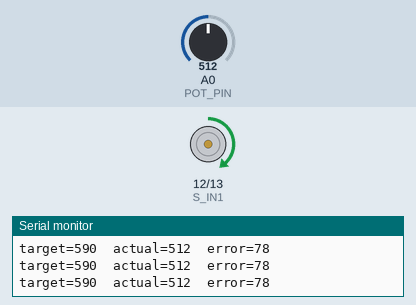
Bench run of a sketch on a simulated Arduino Uno, built with avr-gcc and run on an emulated ATmega328P. Parts: motor-driver pin pairs drawn as motors (green arrow = first pin HIGH = forward, orange = second pin HIGH = backward, longer = more drive, scaled by the enable pin), the last lines printed to the serial monitor. The test bench sets the inputs (shaded band); at power-on: A0 (POT_PIN) = 512.

Above: at 1.2 s.
1.3 s: A0 (POT_PIN) set to 533
At 3.4 s:
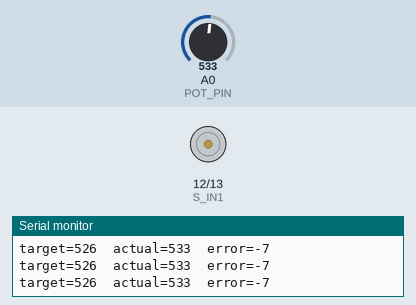
4.0 s: A0 (POT_PIN) set to 568
At 5.9 s:
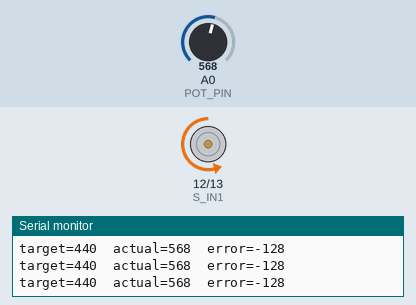
6.5 s: A0 (POT_PIN) set to 1023
At 7.6 s:
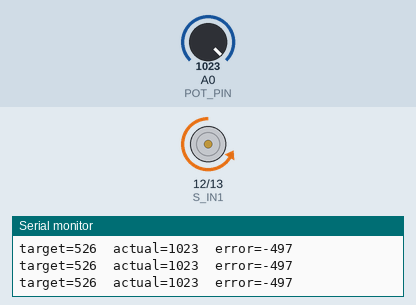
8.0 s: A0 (POT_PIN) set to 511
At 10.8 s:
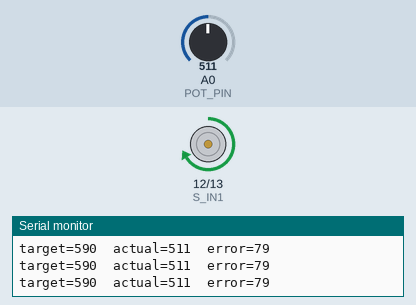
11.0 s: A0 (POT_PIN) set to 482
At 12.2 s:
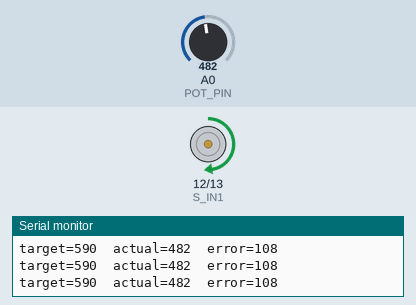
14.0 s: A0 (POT_PIN) set to 451
At 15.9 s:
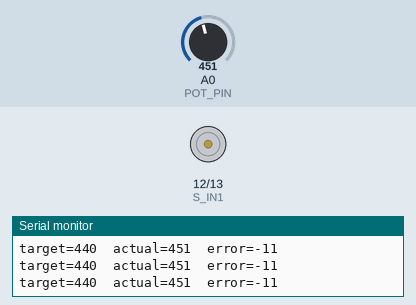
Timing chart, 0 to 17.4 s (numbered marks = the images above; inputs shaded):
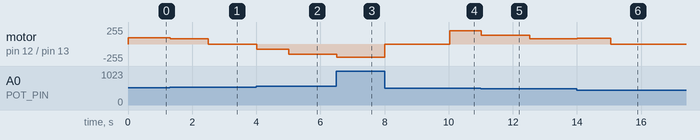

The sketch:

steering_sweep.ino
```cpp
// ===================================================
//  스티어링 반복 이동 : 좌 → 중립 → 우 → 중립 → (반복)
//  - 퍼텐셜미터(A0) 피드백으로 각 목표까지 P 제어 이동
//  - 각 목표에 일정 시간 머문 뒤 다음 목표로 전환
//  - 시리얼 명령 없음. 아두이노 단독.
//
//  캘리브레이션 측정값:
//    좌 최대 602 / 중립 526 / 우 최대 424 (오른쪽일수록 값 작아짐)
//    중립 유격(백래시) 폭 50 → 데드밴드 ±25
// ===================================================

// ----- 핀 -----
#define S_ENA 11 // 스티어링 모터 속도 (PWM)
#define S_IN1 12 // 방향
#define S_IN2 13
#define POT_PIN A0 // 피드백 퍼텐셜미터

// ----- 제어 파라미터 -----
const int POT_LEFT    = 590;  // 좌측 목표 (실측 602 안쪽 여유)
const int POT_NEUTRAL = 526;  // 중립
const int POT_RIGHT   = 440;  // 우측 목표 (실측 424 안쪽 여유)
const int DEADBAND    = 25;   // 유격 폭 50의 절반 → 백래시 떨림 방지
const int MIN_PWM     = 80;   // 정지 마찰 극복용 최소 PWM (안 움직이면 키움)
const int MAX_PWM     = 200;  // 과부하 방지용 최대 PWM
const float KP        = 1.2;  // 비례 게인
const int DIR_SIGN    = 0;    // 반대로 폭주하면 1 로 변경

// ----- 이동 순서 : 좌 → 중립 → 우 → 중립 → (반복) -----
const int sequence[] = {POT_LEFT, POT_NEUTRAL, POT_RIGHT, POT_NEUTRAL};
const int SEQ_LEN = sizeof(sequence) / sizeof(sequence[0]);
int seqIdx = 0;

const unsigned long DWELL_MS = 2500; // 각 목표 유지 시간
unsigned long lastSwitch = 0;

void steerDrive(int dir, int pwm)
{
  int d = dir ^ DIR_SIGN;
  digitalWrite(S_IN1, d == 0 ? HIGH : LOW);
  digitalWrite(S_IN2, d == 0 ? LOW : HIGH);
  analogWrite(S_ENA, pwm);
}

void steerHalt()
{
  analogWrite(S_ENA, 0);
}

void setup()
{
  Serial.begin(115200);
  pinMode(S_ENA, OUTPUT);
  pinMode(S_IN1, OUTPUT);
  pinMode(S_IN2, OUTPUT);
  steerHalt();
  Serial.println("[READY] Steering sweep : Left -> Neutral -> Right -> Neutral");
  lastSwitch = millis();
}

void loop()
{
  // 일정 시간마다 다음 목표로 전환
  if (millis() - lastSwitch > DWELL_MS)
  {
    seqIdx = (seqIdx + 1) % SEQ_LEN;
    lastSwitch = millis();
  }
  int target = sequence[seqIdx];

  int actual = analogRead(POT_PIN);
  int error = target - actual;

  if (abs(error) <= DEADBAND)
  {
    steerHalt(); // 목표 도달 → 정지
  }
  else
  {
    int pwm = (int)(abs(error) * KP);
    pwm = constrain(pwm, MIN_PWM, MAX_PWM);
    // error > 0 이면 actual 을 키우는 방향(= 왼쪽), <0 이면 오른쪽
    steerDrive(error > 0 ? 0 : 1, pwm);
  }

  // 상태 출력
  Serial.print("target=");
  Serial.print(target);
  Serial.print("  actual=");
  Serial.print(actual);
  Serial.print("  error=");
  Serial.println(error);

  delay(20); // 약 50Hz 제어 주기
}
```

Measured:
- the behaviour switches between 551 and 552 on A0 (POT_PIN) (found by bisection; images 1 and 2)
- the behaviour switches between 501 and 500 on A0 (POT_PIN) (found by bisection; images 4 and 5)
- the behaviour switches between 466 and 465 on A0 (POT_PIN) (found by bisection; images 5 and 6)
- after the input at 1.3 s, motor on pin 12 (S_IN1) / pin 13 (S_IN2): forward 93/255 → forward 80/255 at once, → stopped 1.2 s later
- after the input at 4.0 s, motor on pin 12 (S_IN1) / pin 13 (S_IN2): stopped → backward 80/255 at once, → backward 153/255 1.0 s later
- after the input at 6.5 s, motor on pin 12 (S_IN1) / pin 13 (S_IN2): backward 153/255 → backward 200/255 at once
- after the input at 8.0 s, motor on pin 12 (S_IN1) / pin 13 (S_IN2): backward 200/255 → stopped at once, → forward 200/255 2.0 s later
- after the input at 11.0 s, motor on pin 12 (S_IN1) / pin 13 (S_IN2): forward 200/255 → forward 129/255 at once, → forward 80/255 1.5 s later
- after the input at 14.0 s, motor on pin 12 (S_IN1) / pin 13 (S_IN2): forward 80/255 → forward 90/255 at once, → stopped 1.0 s later
